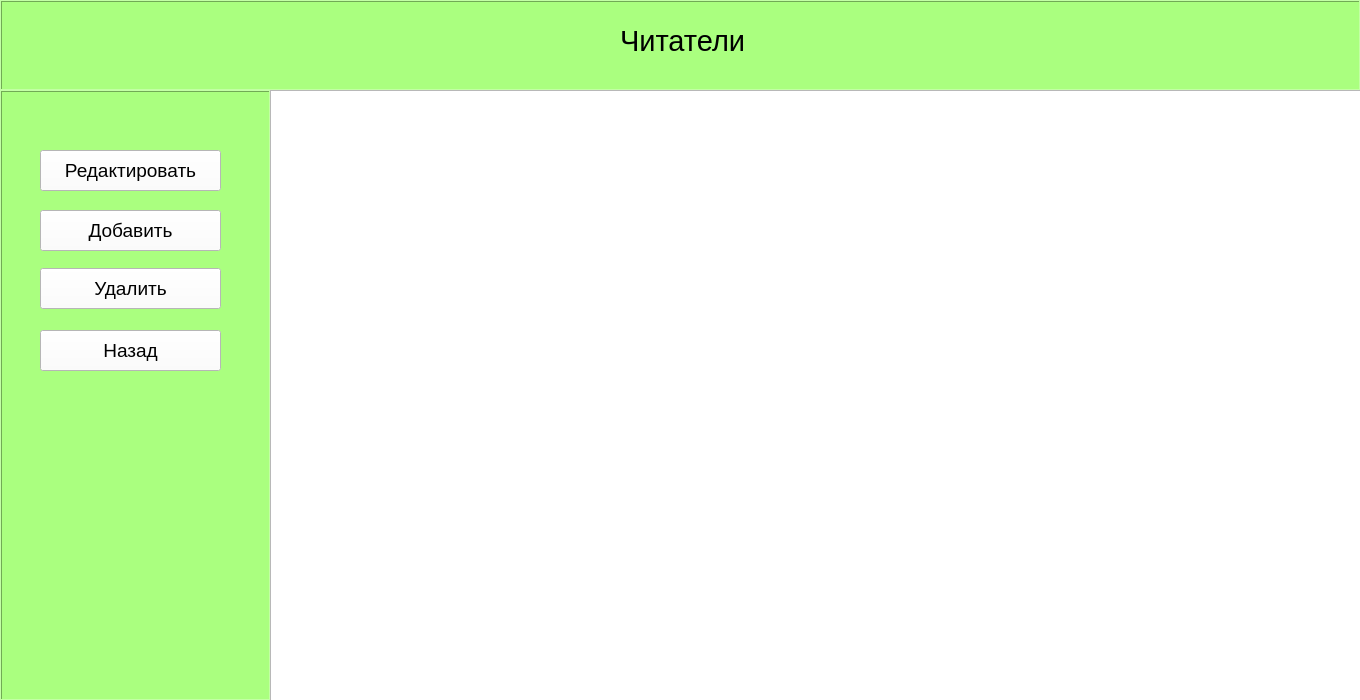
<?xml version="1.0" encoding="UTF-8"?>
<ui version="4.0">
 <class>MainWindow</class>
 <widget class="QMainWindow" name="MainWindow">
  <property name="geometry">
   <rect>
    <x>0</x>
    <y>0</y>
    <width>1360</width>
    <height>700</height>
   </rect>
  </property>
  <property name="windowTitle">
   <string>Список читателей</string>
  </property>
  <widget class="QWidget" name="centralwidget">
   <widget class="QFrame" name="frame">
    <property name="geometry">
     <rect>
      <x>0</x>
      <y>0</y>
      <width>1361</width>
      <height>91</height>
     </rect>
    </property>
    <property name="styleSheet">
     <string notr="true">background-color:rgb(170, 255, 127)</string>
    </property>
    <property name="frameShape">
     <enum>QFrame::Box</enum>
    </property>
    <property name="frameShadow">
     <enum>QFrame::Raised</enum>
    </property>
    <widget class="QLabel" name="label">
     <property name="geometry">
      <rect>
       <x>620</x>
       <y>20</y>
       <width>131</width>
       <height>41</height>
      </rect>
     </property>
     <property name="font">
      <font>
       <pointsize>22</pointsize>
      </font>
     </property>
     <property name="text">
      <string>Читатели</string>
     </property>
    </widget>
   </widget>
   <widget class="QFrame" name="frame_2">
    <property name="geometry">
     <rect>
      <x>0</x>
      <y>90</y>
      <width>271</width>
      <height>611</height>
     </rect>
    </property>
    <property name="styleSheet">
     <string notr="true">background-color:rgb(170, 255, 127)</string>
    </property>
    <property name="frameShape">
     <enum>QFrame::Box</enum>
    </property>
    <property name="frameShadow">
     <enum>QFrame::Raised</enum>
    </property>
    <widget class="QPushButton" name="pushButton">
     <property name="geometry">
      <rect>
       <x>40</x>
       <y>60</y>
       <width>181</width>
       <height>41</height>
      </rect>
     </property>
     <property name="font">
      <font>
       <pointsize>14</pointsize>
      </font>
     </property>
     <property name="styleSheet">
      <string notr="true">background-color:rgb(255, 255, 255)</string>
     </property>
     <property name="text">
      <string>Редактировать</string>
     </property>
    </widget>
    <widget class="QPushButton" name="pushButton_2">
     <property name="geometry">
      <rect>
       <x>40</x>
       <y>120</y>
       <width>181</width>
       <height>41</height>
      </rect>
     </property>
     <property name="font">
      <font>
       <pointsize>14</pointsize>
      </font>
     </property>
     <property name="styleSheet">
      <string notr="true">background-color:rgb(255, 255, 255)</string>
     </property>
     <property name="text">
      <string>Добавить</string>
     </property>
    </widget>
    <widget class="QPushButton" name="pushButton_3">
     <property name="geometry">
      <rect>
       <x>40</x>
       <y>178</y>
       <width>181</width>
       <height>41</height>
      </rect>
     </property>
     <property name="font">
      <font>
       <pointsize>14</pointsize>
      </font>
     </property>
     <property name="styleSheet">
      <string notr="true">background-color:rgb(255, 255, 255)</string>
     </property>
     <property name="text">
      <string>Удалить</string>
     </property>
    </widget>
    <widget class="QPushButton" name="pushButton_4">
     <property name="geometry">
      <rect>
       <x>40</x>
       <y>240</y>
       <width>181</width>
       <height>41</height>
      </rect>
     </property>
     <property name="font">
      <font>
       <pointsize>14</pointsize>
      </font>
     </property>
     <property name="styleSheet">
      <string notr="true">background-color:rgb(255, 255, 255)</string>
     </property>
     <property name="text">
      <string>Назад</string>
     </property>
    </widget>
   </widget>
   <widget class="QTableWidget" name="tableWidget">
    <property name="geometry">
     <rect>
      <x>270</x>
      <y>90</y>
      <width>1091</width>
      <height>611</height>
     </rect>
    </property>
   </widget>
  </widget>
 </widget>
 <resources/>
 <connections/>
</ui>
